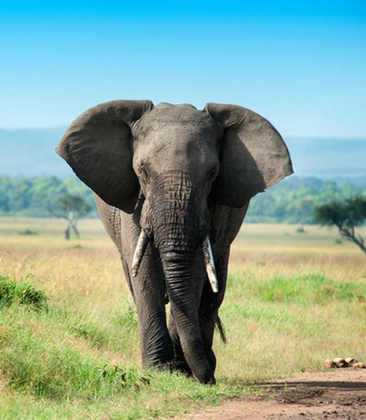
%> input picture test_images/elephant.jpg, 366 x 420 px, shrunk from 1200 x 1377 before the run
$ octave --eval "result = segment_image(imread('test_images/elephant.jpg'));"   (GNU Octave 9; MATLAB toolbox functions it lacks are replaced by stand-ins)
%> lines starting %> are read from the running program, lines starting %| are printed output that depends on the picture; in (x1, y1, x2, y2) boxes, pixels count from 0 and x2, y2 are one past the last pixel; in counts of white or black regions, pixels touching at a corner belong together; the program's own positions count from 1
### gabor2.m
function gb=gabor2(sigma,freq,orient,aspect,phase)
%function gb=gabor2(sigma,freq,orient,aspect,phase)
%
% This function produces a numerical approximation to 2D Gabor function.
% Parameters:
% sigma  = standard deviation of Gaussian envelope, this in-turn controls the
%          size of the result (pixels)
% freq   = the frequency of the sin wave (1/pixels)
% orient = orientation of the Gabor from the vertical (degrees)
% aspect = aspect ratio of Gaussian envelope (1 = circular symmetric envelope,
%          lower values produce longer functions)
% phase  = the phase of the sin wave (degrees)

sz=fix(7*sigma./max(0.2,aspect));
if mod(sz,2)==0, sz=sz+1; end

[x y]=meshgrid(-fix(sz/2):fix(sz/2),fix(-sz/2):fix(sz/2));

% Rotation
orient=orient*pi/180;
xDash=x*cos(orient)+y*sin(orient);
yDash=-x*sin(orient)+y*cos(orient);

phase=phase*pi/180;

gb=exp(-.5*((xDash.^2/sigma^2)+(aspect^2*yDash.^2/sigma^2))).*(cos(2*pi*xDash*freq+phase));

%ensure gabor sums to zero (so it is a valid differencing mask)
gbplus=max(0,gb);
gbneg=max(0,-gb);
gb(gb>0)=gb(gb>0)./sum(sum(gbplus));
gb(gb<0)=gb(gb<0)./sum(sum(gbneg));

### segment_image.m
function [seg] = segment_image(I)
    % Segment an image combing different methods.
    % Author:
    %   Yuhao Li (2020.11)
    % Input:
    %   I: 3D matrix in double storing a RGB colour image.
    % Output:
    %   seg: 2D matrix with same shape to I, a binary image where
    %        values of 1 indicate the locations of boundaries between
    %        different regions of the image.
    % Layout:
    %   complex cells -----------> edges(threshold) -
    %                                                |
    %   2-means clustering ------> edges(bwperim) -----
    %                                                |
    %   Entropy texture filter --> edges(Canny) -----
    %                                                |
    %   Region growing ----------> edges(Canny) -----
    %                                                |
    %   Refering each others, to guess the correct boundary
    %
    %   Using multiple different methods, trys to segment the image
    %   with respect to different features. For example, complex cells
    %   method extracts bare, strong edges, clustering extracts edges that
    %   separate colours, entropy filter extracts edges that separate
    %   textures. Finally, letting edges extracted from one method refer
    %   back to those from different methods, in order to remove the
    %   meaningless ones and keep those which might indicate contours.
    %
    % Acknowledgement:
    %   This code uses methods that are implemented by someone else.
    %   - gabor2.m:
    %       This is given in KCL 7CCSMCVI & 6CCS3COV 2020-2021 coursework 4.
    %   - regiongrowing.m:
    %       This is an implementation of region growing for a single
    %       region, from matlab file exchange.
    %       Dirk-Jan Kroon (2020).
    %       Region Growing (https://www.mathworks.com/matlabcentral/fileexchange/19084-region-growing),
    %       MATLAB Central File Exchange. Retrieved November 11, 2020.

    maxR = size(I,1);
%> maxR = 420
    maxC = size(I,2);
%> maxC = 366

    % Complex cells
    ccI1 = complex_cells(I(:,:,1));
%> the loop in complex_cells, `for orien = 0:10:180` made 19 passes
%> pass 1, in complex_cell, `convolved1 = conv2(I,mask1,'same');`:
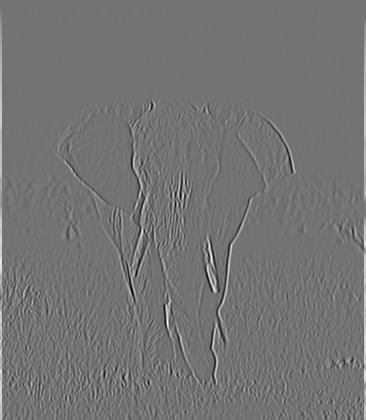
%> convolved1: size 420x366 double; min -126.1, max 152.8, mean 0.8; drawn with min black and max white
%> pass 1, in complex_cell, `convolved2 = conv2(I,mask2,'same');`:
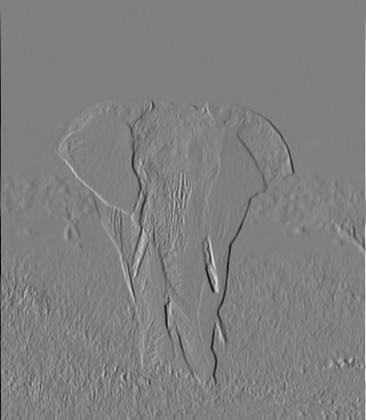
%> convolved2: size 420x366 double; min -229.5, max 227, mean 0; drawn with min black and max white
    ccI2 = complex_cells(I(:,:,2));
    ccI3 = complex_cells(I(:,:,3));
%> after the loop in complex_cells (call 3), `for orien = 0:10:180`:
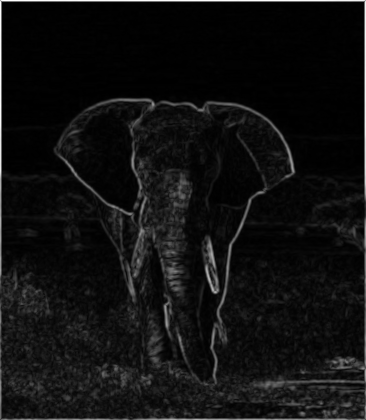
%> output: size 420x366 double; min 0.0113, max 275.6, mean 18.1; drawn with min black and max white
    ccI = ccI1 + ccI2 + ccI3;
    %figure(2);subplot(2,2,1);imshow(ccI);title("Complex cells");
    % Binarize
    thresC = 0.55;
    ccI(ccI > thresC) = 1;
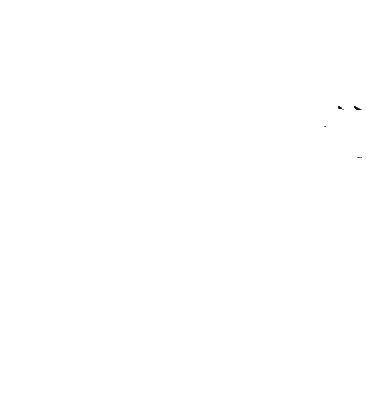
%> ccI: size 420x366 double; min 0.0339, max 1, mean 1
    ccI(ccI ~= 1) = 0;
%> ccI: size 420x366 double; values 0 (black) and 1 (white), 100% white; black in thin lines or dots, all inside (x1, y1, x2, y2) = (324, 106, 362, 158)
    % Edge 1
    edgeI1 = ccI;
    %figure(2);subplot(2,2,2);imshow(edgeI1);

    % 2-means clustering
    kmI = twomeanscluster(I);
%> in twomeanscluster, `L = imsegkmeans(features,2,'NormalizeInput',true);`:
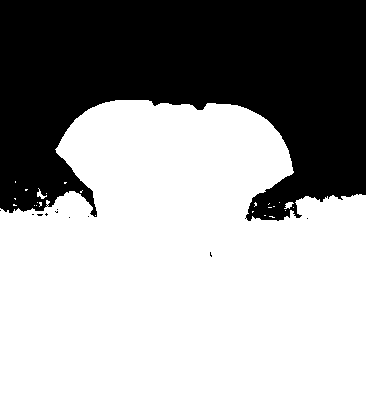
%> L: size 420x366 uint8; values 1 (black) and 2 (white), 64.4% white; 11 black regions (10 under 20 px), largest, box (x1, y1, x2, y2) and area: (0, 0, 366, 221) 54707
%> in twomeanscluster, `output = label2rgb(L);`:
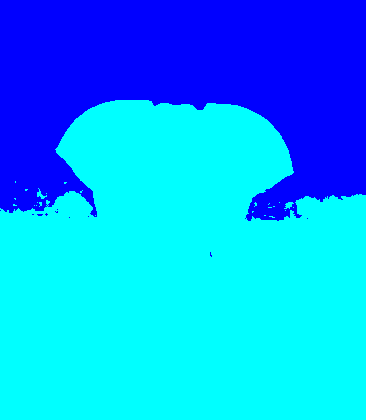
%> output: size 420x366x3 uint8; mean R, G, B 0, 164.2, 255
    %figure(3);subplot(2,2,1);imshow(kmI);title("2-means");
    % Binarize
    clustercolor = kmI(1,1,:);
%> clustercolor = [0 0 255]
    tempI = zeros(maxR,maxC);
    for i = 1:maxR
        for j = 1:maxC
            if sum(clustercolor == kmI(i,j,:)) == 3
                tempI(i,j) = 1;
            else
                tempI(i,j) = 0;
            end
        end
    end
    kmI = tempI;
    %figure(3);subplot(2,2,2);imshow(kmI);
    % Clean
    kmI = bwareaopen(~kmI,120);
%> kmI: size 420x366 logical; 64.3% white; 11 black regions (10 under 20 px), largest, box (x1, y1, x2, y2) and area: (0, 0, 366, 221) 54863
    kmI = bwareaopen(~kmI,120);
%> kmI: size 420x366 logical; 35.7% white; 1 white region, box (x1, y1, x2, y2) and area: (0, 0, 366, 221) 54863
    kmI = imopen(kmI,strel("line",2,45));
    kmI = imclose(kmI,strel("line",2,45));
    %figure(3);subplot(2,2,3);imshow(kmI);
    % Edge 2
    edgeI2 = bwperim(kmI,8);
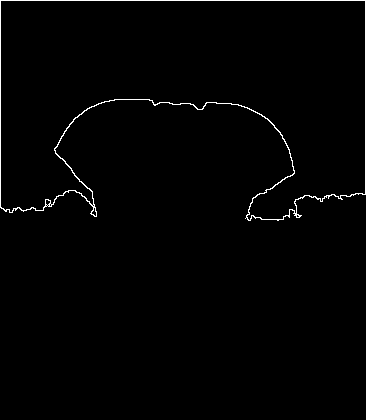
%> edgeI2: size 420x366 logical; 1.2% white in thin lines or dots, all inside (x1, y1, x2, y2) = (0, 0, 366, 221)
    edgeI2 = bwmorph(edgeI2,"bridge");
    %figure(3);subplot(2,2,4);imshow(edgeI2);

    % Entropy texture filter
%> the run ends on the next line
    etI = entropyfilt(I);
% [51 lines not run here, left out]
function [output] = refer(I,evidence,w,thres)
    % Let a set of edges found from one method refer to those
    % found in other methods, each pixel is judged by projecting
    % a gaussian area (mask) with size w to the evidence, and
    % set to 1 if not below the threshold, 0 otherwise.
    mask = fspecial("gaussian",w,w/6);
    masked = zeros(size(I));
    for i = 1:size(evidence,3)
        masked(:,:,i) = conv2(evidence(:,:,i),mask,"same");
    end
    votes = sum(masked,3);
    votes(votes < thres) = 0;
    votes(votes >= thres) = 1;
    output = and(I,votes);
end

function [output] = twomeanscluster(I)
    % Proceed 2-means clustering to a RGB colour image, combining
    % spacial information as an addtional feature.
    I = im2single(I);
    [coorxs,coorys] = meshgrid(1:size(I,2),1:size(I,1));
    features = cat(3,I,rgb2hsv(I),rgb2lab(I),coorxs,coorys);
    L = imsegkmeans(features,2,'NormalizeInput',true);
    output = label2rgb(L);
end

function [output] = complex_cells(I)
    % Process the image through complex cells at different orientation.
    ratio = min(size(I))/max(size(I));
    output = 0;
    for orien = 0:10:180
        ccell = complex_cell(I,1,0.75,orien,ratio,0);
        output = max(output,ccell);
    end
end

function [output] = complex_cell(I,sigma,freq,orient,aspect,phase)
    % Give output from a complex cell with given parameters to the
    % quadrature pairs.
    [mask1,mask2] = quadrature_pairs(sigma,freq,orient,aspect,phase);
    convolved1 = conv2(I,mask1,'same');
    convolved2 = conv2(I,mask2,'same');
    output = sqrt(convolved1.^2 + convolved2.^2);
end

function [mask1,mask2] = quadrature_pairs(sigma,freq,orient,aspect,phase)
    % Generates a quadarture pairs with given parameters.
    % Acknowledgement:
    %   gabor2 function used is in a separated file and is taken
    %   from cw4, which is not written by me.
    % Output:
    %   mask1: a gabor with given parameters.
    %   mask2: a gabor with the given parameters,
    %          with phase shifted by 90 degrees.
    mask1 = gabor2(sigma,freq,orient,aspect,phase);
    mask2 = gabor2(sigma,freq,orient,aspect,phase+90);
end
